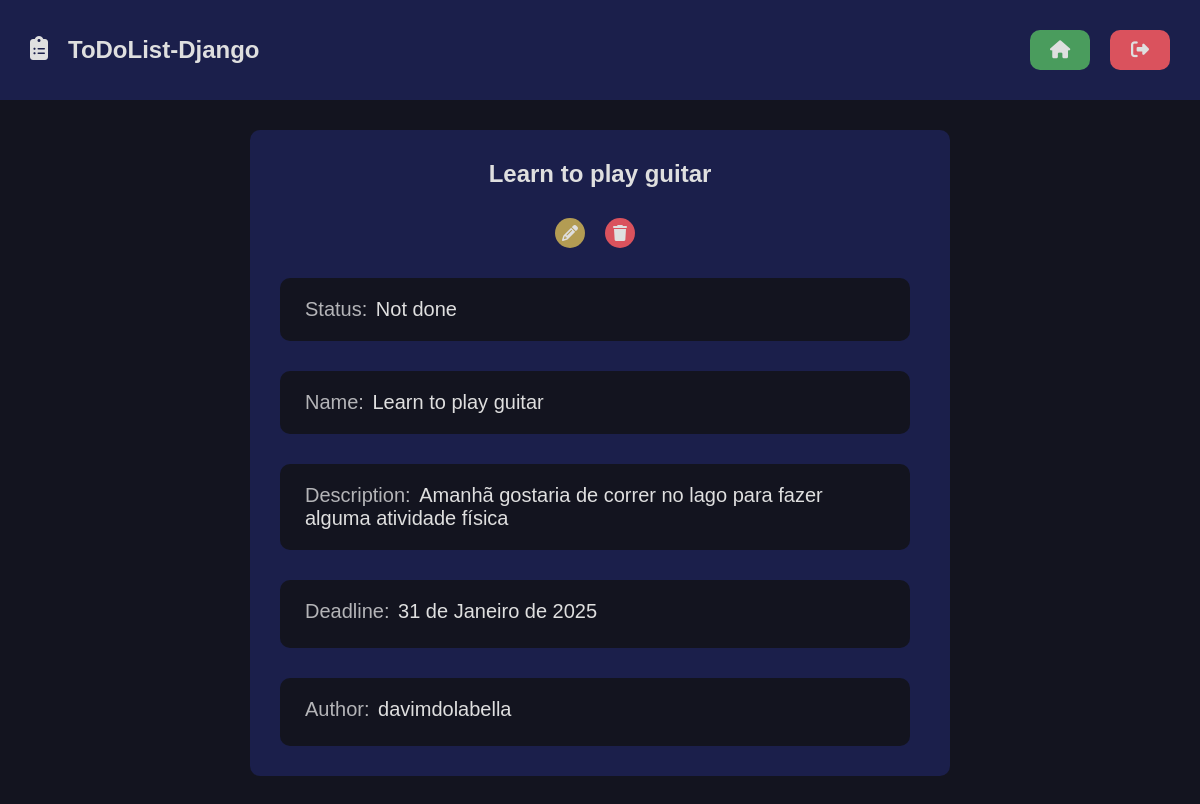
Screenshot of /detail/4/ (signed in) with the database file from the repository.
### todolist/models.py (models this page shows, shortened)
class Task(models.Model):
    title = models.CharField(max_length=35)
    description = models.TextField(max_length=500)
    checked = models.BooleanField(default=False)
    deadline = models.DateField()
    created_at = models.DateTimeField(auto_now_add=True)
    updated_at=models.DateTimeField(auto_now=True)
    slug = models.SlugField(max_length=20, unique=True)
    author = models.ForeignKey(
        User, on_delete=models.SET_NULL, null=True
    )

### todolist/views.py (the view)
# urls.py: path('detail/<int:task_id>/', views.detail, name='detail'),
@login_required(login_url='users:login', redirect_field_name='next')
def detail(request, task_id):
    task = get_object_or_404(Task, pk=task_id)
    return render(request, 'todolist/pages/home.html', {
        'task':task,
        'is_detail_page':True,
    })

### todolist/templates/todolist/pages/home.html (shortened to what this page needs)
{% extends "global/base.html" %}
{% block content %}
    <div class="main container">
        {% include "todolist/partials/todolist.html" %}
    </div>
{% endblock content %}

### todolist/templates/todolist/partials/todolist.html (shortened to what this page needs)
{% load static %}
{% if is_detail_page %}
<div class="todolist-container">
    <div class="todolist container border detail">
        <h2>{{task.title}}</h2>
        <div class="list-itens detail">
            {% include "todolist/partials/list_item.html" %}
        </div>
    </div>
</div>
{% endif %}

### todolist/templates/todolist/partials/list_item.html (shortened to what this page needs)
{% if is_detail_page %}
    <div class="list-item-actions" style="margin-top:1rem;">
        <div class="list-item-action-button">
            <a href="#" class="list-item-action-button-link two" title="edit-item"><i class="fa-solid fa-pencil"></i></a>
        </div>
        <div class="list-item-action-button">
            <a href="#" class="list-item-action-button-link three " title="delete-item"><i class="fa-solid fa-trash"></i></a>
        </div>
    </div>
    <div class="detail list-item border">
        <div class="detail list-item-content">
            {% if task.checked %}
            <p class="detail list-item-text">Status: <span>Done</span></p>
            {% else %}
            <p class="detail list-item-text">Status: <span>Not done</span></p>
            {% endif %}
        </div>
    </div>
    <div class="detail list-item border">
        <div class="detail list-item-content">
            <p class="detail list-item-text">Name: <span>{{ task.title }} </span></p>
        </div>
    </div>
    <div class="detail list-item border">
        <div class="detail list-item-content">
            <p class="detail list-item-text">Description: <span>{{ task.description }} </span></p>
        </div>
    </div>
    <div class="detail list-item border">
        <div class="detail list-item-content">
            <p class="detail list-item-text time">Deadline: <span>{{ task.deadline }} </span></p>
        </div>
    </div>
    <div class="detail list-item border">
        <div class="detail list-item-content">
            <p class="detail list-item-text time">Author: <span>{{ task.author.username }} </span></p>
        </div>
    </div>
{% endif %}

### base_static/global/css/style.css (style rules this page uses)
:root { --color-primary: #269fe6; --color-primary-hover: #2086c2; --color-primary-dark: #13141f; --color-primary-dark-header:#1b1f4b; --color-primary-dark-hover: #212336; --color-primary-light: #d4ecfa; --color-primary-light-hover: #bdd8e7; --color-white: #dfdfdf; --color-black: #000; --color-dark-text: #444; --color-info-light: #cce5ff; --color-debug-light: #cce5ff; --color-success-light: #d4edda; --color-alert-light: #fff3cd; --color-warning-light: #fff3cd; --color-error-light: #f8d7da; --color-info-dark: #4d86c4; --color-debug-dark: #4d86c4; --color-success-dark: #4a9c5d; --color-alert-dark: #927f40; --color-warning-dark: #b39c53; --color-error-dark: #da525d; --color-gray-0: #f9f9f9; --color-gray-1: #e0e0e0; --color-gray-2: #c7c7c7; --color-gray-3: #aeaeae; --color-gray-4: #959595; --color-gray-5: #7d7d7d; --color-gray-6: #646464; --color-gray-7: #4b4b4b; --color-gray-8: #323232; --color-gray-9: #191919; --search-focus-color:#E8F0FE; --font-primary: sans-serif; --font-headings: sans-serif; --spacing-gutter-small: 2rem; --spacing-gutter-medium: 3rem; --spacing-gutter-large: 4rem; }
* { padding: 0; margin: 0; box-sizing: border-box; }
html { font-size: 62.5%; }
.border { border-radius: 1rem; }
body { font-size: 1.6rem; font-family: var(--font-primary); background-color: var(--color-primary-dark); }
h1,h2,h3,h4,h5,h6 { font-family: var(--font-headings); }
.container { max-width: 144rem; margin: 0 auto; padding: var(--spacing-gutter-medium); }
.main { display: flex; flex-direction: column; flex-wrap: nowrap; justify-content: center; width: 100%; }
.todolist { max-width: 70rem; width: 100%; max-height: 43rem; display: flex; flex-wrap: nowrap; flex-direction: column; gap: var(--spacing-gutter-small); justify-content: center; align-items: center; color: var(--color-white); background-color: var(--color-primary-dark-header); }
.todolist .list-itens { width: 100%; height: 100%; display: flex; flex-direction: column; align-items: center; gap: var(--spacing-gutter-medium); overflow-y: auto; padding-right: 1rem; }
.todolist .list-item { padding: var(--spacing-gutter-small); width: 100%; max-height: 5.8rem; display: flex; background-color: var(--color-primary-dark); justify-content: space-between; align-items: center; }
.list-item-actions { display: flex; justify-content: center; align-items: center; gap:var(--spacing-gutter-small); z-index: 999; }
.list-item-actions .list-item-action-button-link { display: flex; justify-content: center; align-items: center; width: 3rem; height: 3rem; border-radius: 50%; border: 0; cursor: pointer; text-decoration: none; color: var(--color-white); transition: all .2s ease; z-index: 999; }
.list-item-action-button-link.two { background: var(--color-warning-dark); }
.list-item-action-button-link.three { background: var(--color-error-dark); }
.list-item-content { max-width: 70%; overflow-x: auto; }
.list-item-text { font-size: 2rem; position: relative; padding: 0 .5rem; }
.list-item-text::before { content: ''; position: absolute; width: var(--before-width, 0); height: 2.5px; background: var(--color-white); top: 50%; left: 0; transform: translateY(-50%); transition: all 1s ease; }
.todolist.detail { max-width: 70rem; width: 100%; max-height: none; }
.todolist.detail h2 { overflow-x: auto; max-width: 80%; text-align: center; }
.todolist .list-item.detail { width: 100%; max-height: none; }
.list-item-content.detail { max-width: none; overflow-x: none; }
.list-item-text.time.detail { margin-bottom: .5rem; }
.list-item-text.detail { font-size: 2rem; color: rgba(255, 255, 255, 0.682); }
.list-item-text.detail span { font-size: 2rem; margin-left: .3rem; color: var(--color-white); }
.list-item-text.detail::before { content: ''; display: none; }

### rows the page displays
Task: title "Learn to play guitar", description "Amanhã gostaria de correr no lago para fazer alguma atividade física", deadline "31 de Janeiro de 2025", author.username "davimdolabella"
